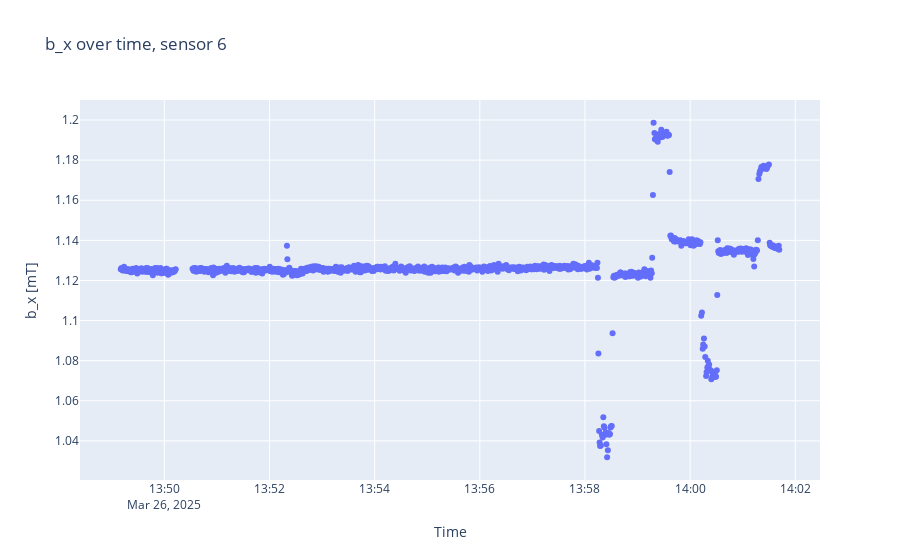
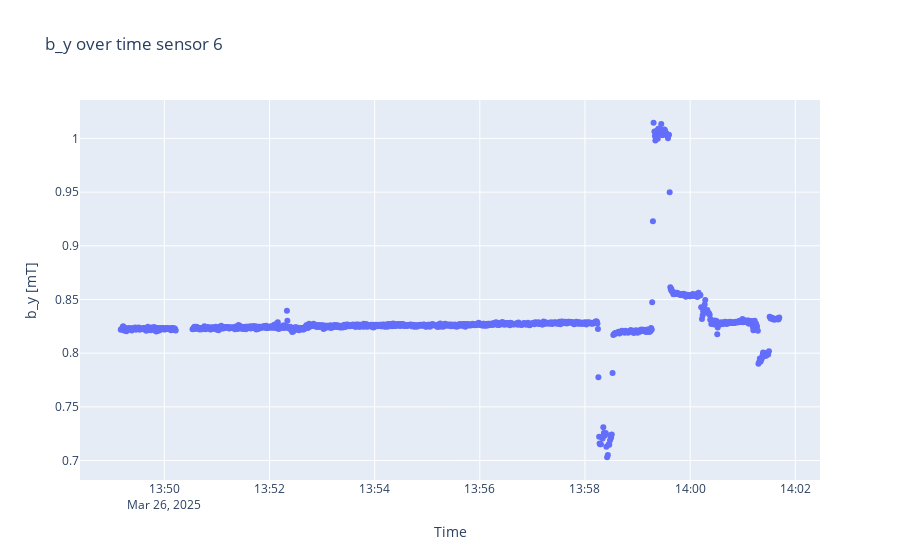
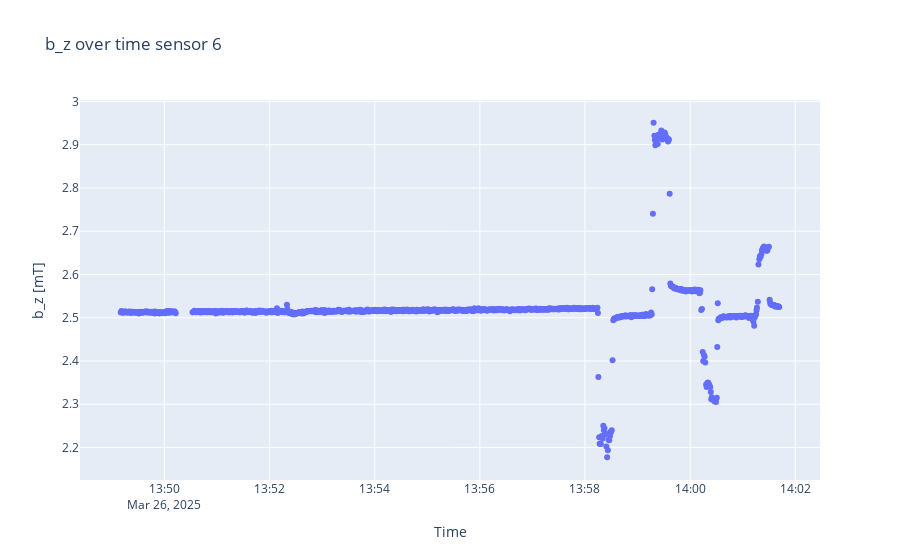

The cell these charts' notebook holds for them, in order:
### Code cell
sensorplots(B, timestamps, 6)

### Figure 1 — Plotly figure (JSON) as saved in the notebook; plotly's stock layout.template omitted (floating-point values rounded to 4 significant figures; data arrays with more than 128 entries replaced by an {"elided": "..."} marker saying what was removed)
{"data": [{"mode": "markers", "type": "scatter", "x": {"elided": "1136 str values"}, "y": {"elided": "1136 float values"}}], "layout": {"title": {"text": "b_x over time, sensor 6"}, "xaxis": {"title": {"text": "Time"}}, "yaxis": {"scaleanchor": "y", "title": {"text": "b_x [mT]"}}}}

### Figure 2 — Plotly figure (JSON) as saved in the notebook; plotly's stock layout.template omitted (floating-point values rounded to 4 significant figures; data arrays with more than 128 entries replaced by an {"elided": "..."} marker saying what was removed)
{"data": [{"mode": "markers", "type": "scatter", "x": {"elided": "1136 str values"}, "y": {"elided": "1136 float values"}}], "layout": {"title": {"text": "b_y over time sensor 6"}, "xaxis": {"title": {"text": "Time"}}, "yaxis": {"scaleanchor": "y", "title": {"text": "b_y [mT]"}}}}

### Figure 3 — Plotly figure (JSON) as saved in the notebook; plotly's stock layout.template omitted (floating-point values rounded to 4 significant figures; data arrays with more than 128 entries replaced by an {"elided": "..."} marker saying what was removed)
{"data": [{"mode": "markers", "type": "scatter", "x": {"elided": "1136 str values"}, "y": {"elided": "1136 float values"}}], "layout": {"title": {"text": "b_z over time sensor 6"}, "xaxis": {"title": {"text": "Time"}}, "yaxis": {"scaleanchor": "y", "title": {"text": "b_z [mT]"}}}}
